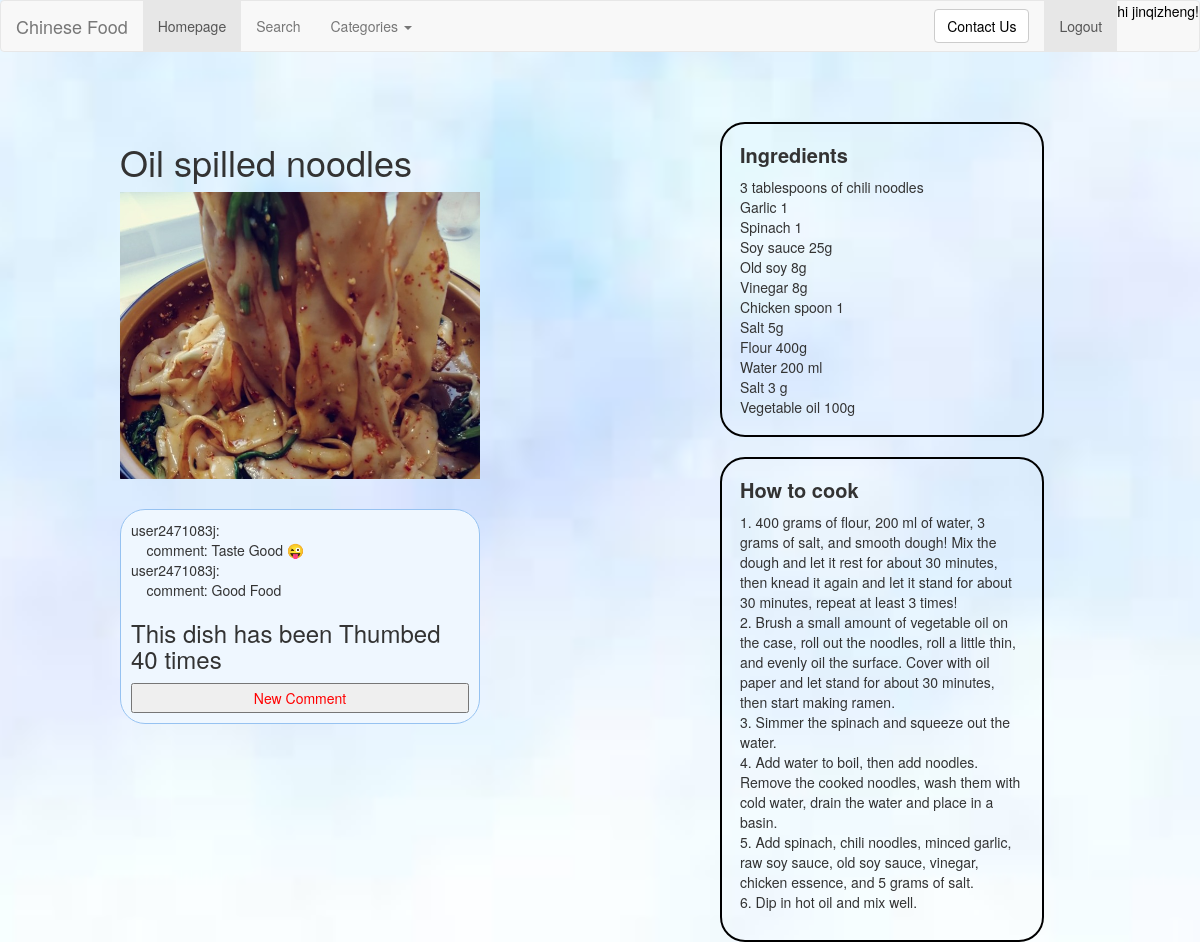
Before: /rango/main_course1/ (signed in) with the older database file.
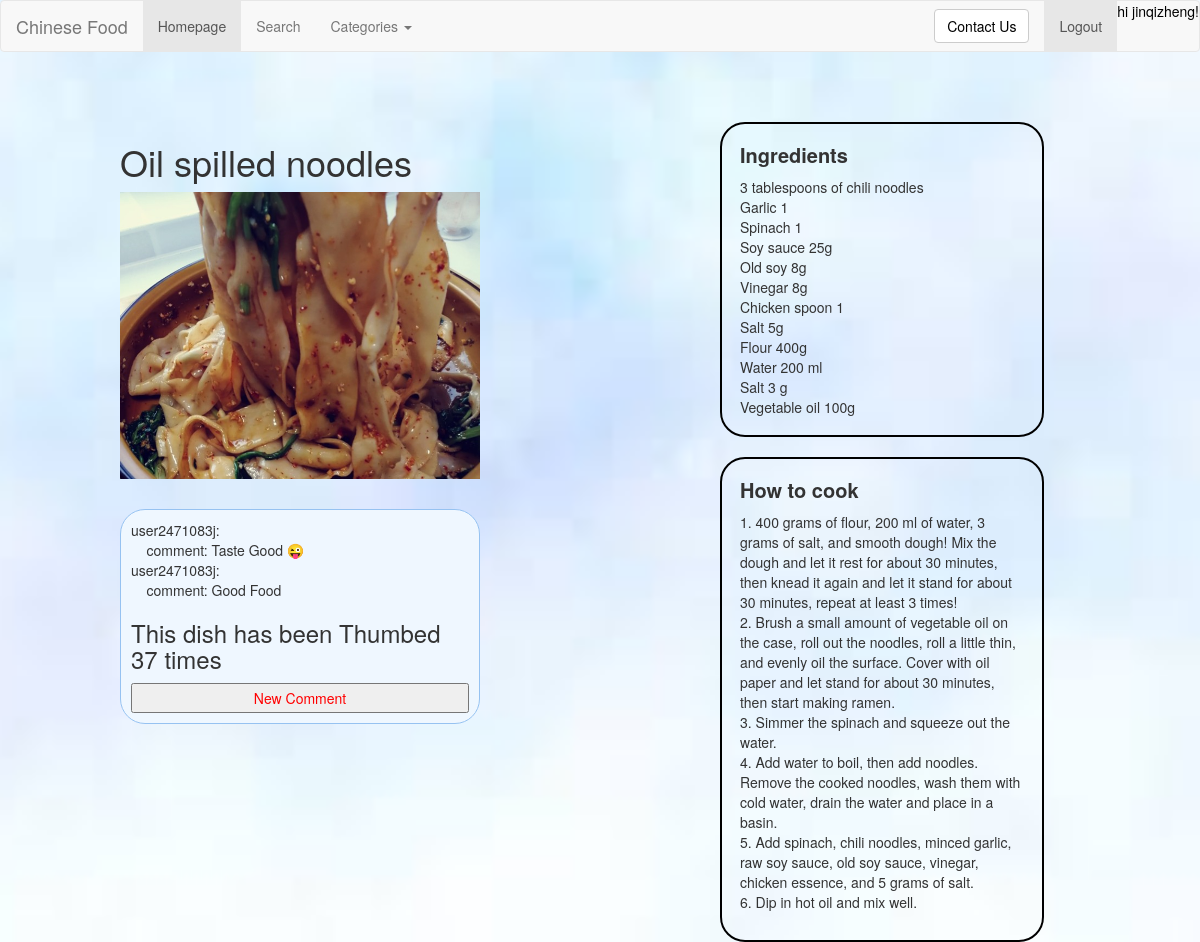
After: the same page with the newer database file.
### rango/models.py (models this page shows, shortened)
class Dish(models.Model):
    category = models.ForeignKey(Category, on_delete=models.CASCADE)
    dish = models.CharField(max_length=128, unique=True)
    url = models.CharField(max_length=128, default="https://www.allrecipes.com/recipes/1642/everyday-cooking/")
    likes = models.IntegerField(default=0)
    images = models.CharField(max_length=128, default="/static/images/photo.jpg")
    class Meta:
        verbose_name_plural = 'Dishes'

### rango/views.py (the view, shortened to what this page needs)
# urls.py: path('main_course1/', views.main_course1, name='main_course1'),
def main_course1(request):
    category_list = Category.objects.order_by('-category')
    d2 = "Oil spilled noodles"
    dish = Dish.objects.get(dish=d2)
    form = DishForm()
    info_list = UserComment.objects.filter(dish=d2)
    return render(request, "rango/main_course1.html", {"info_list": info_list,
                                                       "categories": category_list,
                                                       "form": form,
                                                       "dish": dish, })

### rango/forms.py
class DishForm(forms.ModelForm):
    dish = forms.CharField(max_length=128,
                           help_text="Please enter the dish name.")
    url = forms.CharField(
        help_text="Please enter the URL of dishes introduction.")
    likes = forms.IntegerField(widget=forms.HiddenInput(), initial=0, required=False)
    images = forms.CharField(widget=forms.HiddenInput(), initial="/static/images/photo.jpg", required=False)
    class Meta:
        model = Dish
        exclude = ('category',)

### templates/rango/main_course1.html (shortened to what this page needs)
{% extends 'rango/base.html' %}
{% load staticfiles %}
{% block image_block %}
<h1>Oil spilled noodles</h1>
<img src="{% static 'images/main_course1.png' %}" alt="" width="100%" id="pic">
{% endblock %}
{% block ingredients_block %}
3 tablespoons of chili noodles<br>
Garlic 1<br>
Spinach 1<br>
Soy sauce 25g<br>
Old soy 8g<br>
Vinegar 8g<br>
Chicken spoon 1<br>
Salt 5g<br>
Flour 400g<br>
Water 200 ml<br>
Salt 3 g<br>
Vegetable oil 100g<br>
{% endblock %}
{% block howToCook_block %}
1.	400 grams of flour, 200 ml of water, 3 grams of salt, and smooth dough! Mix the dough and let it rest for about 30 minutes, then knead it again and let it stand for about 30 minutes, repeat at least 3 times!<br>
2.	Brush a small amount of vegetable oil on the case, roll out the noodles, roll a little thin, and evenly oil the surface. Cover with oil paper and let stand for about 30 minutes, then start making ramen.<br>
3.	Simmer the spinach and squeeze out the water.<br>
4.	Add water to boil, then add noodles. Remove the cooked noodles, wash them with cold water, drain the water and place in a basin.<br>
5.	Add spinach, chili noodles, minced garlic, raw soy sauce, old soy sauce, vinegar, chicken essence, and 5 grams of salt.<br>
6.	Dip in hot oil and mix well.<br>
{% endblock %}

### templates/rango/base.html (shortened to what this page needs)
<!DOCTYPE html>
{% load staticfiles %}
<html>
<head>
	<link rel="stylesheet" href="https://cdn.staticfile.org/twitter-bootstrap/3.3.7/css/bootstrap.min.css">
    <link rel="stylesheet" href="{% static 'css/dish.css' %}">
</head>
<body>
<nav class="navbar navbar-default" role="navigation">
    <div class="container-fluid">
    <div class="navbar-header">
        <a class="navbar-brand" href="/rango/">Chinese Food</a>
    </div>
    <div>
        <ul class="nav navbar-nav navbar-left">
            <li class="active"><a href="/rango/">Homepage</a></li>
            <li><a href="{% url 'rango:test' %}">Search</a></li>
            <li class="dropdown">
                <a href="#" class="dropdown-toggle" data-toggle="dropdown">
                    Categories
                    <b class="caret"></b>
                </a>
            </li>
        </ul>
        <ul class="nav navbar-nav navbar-right">
            {% if user.is_authenticated %}
            <a href="{% url 'rango:userInfor' %}"> hi {{ user.username }}!</a>
            <li class="active">
                <a class="a2" href=" {% url 'auth_logout' %}?next=/rango/">Logout</a>
            </li>
        {% endif %}
        </ul>
        <form class="navbar-form navbar-right" role="search">
            <button type="submit" class="btn btn-default">
                <a href="mailto:2471083j@student.gla.ac.uk
                        subject=About Django Project">
                        Contact Us</a>
            </button>
        </form>
    </div>
    </div>
</nav>
<div class="main w1000">
    <div class="main_l f">
        <div class="slide" id="box">
            <div class="banner">
                {% block image_block %}{% endblock %}
            </div>
        </div>
        <div class="add">
            <div>
                {% for i in info_list %}
                    user{{ i.username }}: <br>
                    &nbsp&nbsp&nbsp&nbspcomment: {{ i.comment }} <br>
                {% endfor %}
                {% if user.is_authenticated %}
                <h3>This dish has been Thumbed {{ dish.likes }} times</h3>
                 <input class="input1" type="button" style="color:#ff0000" value="New Comment" id="link">
                {% endif %}
            </div>
        </div>
    </div>
    <div class="main_r r">
        <div class="ing">
            <p>Ingredients</p>
            {% block ingredients_block %}{% endblock %}
        </div>
        <div class="how">
            <p>How to cook</p>
            <div>
                {% block howToCook_block %}{% endblock %}
            </div>
        </div>
    </div>
</div>
</body>
</html>

Changed rows visible on the page:
changed Dish: likes "40" → "37"
